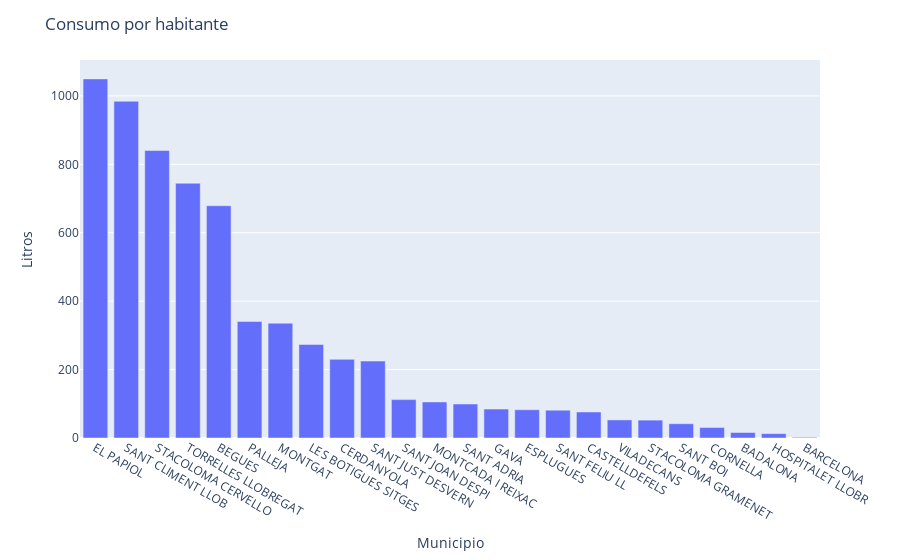

The cell this chart's notebook holds for it:
### Code cell
f = px.bar(x = RatioPobConsumo_sorted.T[0], y = np.float32(RatioPobConsumo_sorted.T[1]))
f.update_layout(title = "Consumo por habitante", yaxis_title = 'Litros', xaxis_title = 'Municipio')

### Figure 1 — Plotly figure (JSON) as saved in the notebook; plotly's stock layout.template omitted (floating-point values rounded to 4 significant figures)
{"data": [{"alignmentgroup": "True", "hovertemplate": "x=%{x}<br>y=%{y}<extra></extra>", "legendgroup": "", "marker": {"color": "#636efa"}, "name": "", "offsetgroup": "", "orientation": "v", "showlegend": false, "textposition": "auto", "type": "bar", "x": ["EL PAPIOL", "SANT CLIMENT LLOB", "STACOLOMA CERVELLO", "TORRELLES LLOBREGAT", "BEGUES", "PALLEJA", "MONTGAT", "LES BOTIGUES SITGES", "CERDANYOLA", "SANT JUST DESVERN", "SANT JOAN DESPI", "MONTCADA I REIXAC", "SANT ADRIA", "GAVA", "ESPLUGUES", "SANT FELIU LL", "CASTELLDEFELS", "VILADECANS", "STACOLOMA GRAMENET", "SANT BOI", "CORNELLA", "BADALONA", "HOSPITALET LLOBR", "BARCELONA"], "xaxis": "x", "y": [1050.0, 984.3, 840.4, 744.7, 678.9, 340.4, 335.6, 273.4, 229.9, 224.9, 112.2, 105.4, 99.37, 84.64, 82.64, 81.24, 76.03, 52.84, 52.29, 41.72, 30.72, 16.02, 12.8, 2.059], "yaxis": "y"}], "layout": {"barmode": "relative", "legend": {"tracegroupgap": 0}, "margin": {"t": 60}, "title": {"text": "Consumo por habitante"}, "xaxis": {"anchor": "y", "domain": [0, 1], "title": {"text": "Municipio"}}, "yaxis": {"anchor": "x", "domain": [0, 1], "title": {"text": "Litros"}}}}
